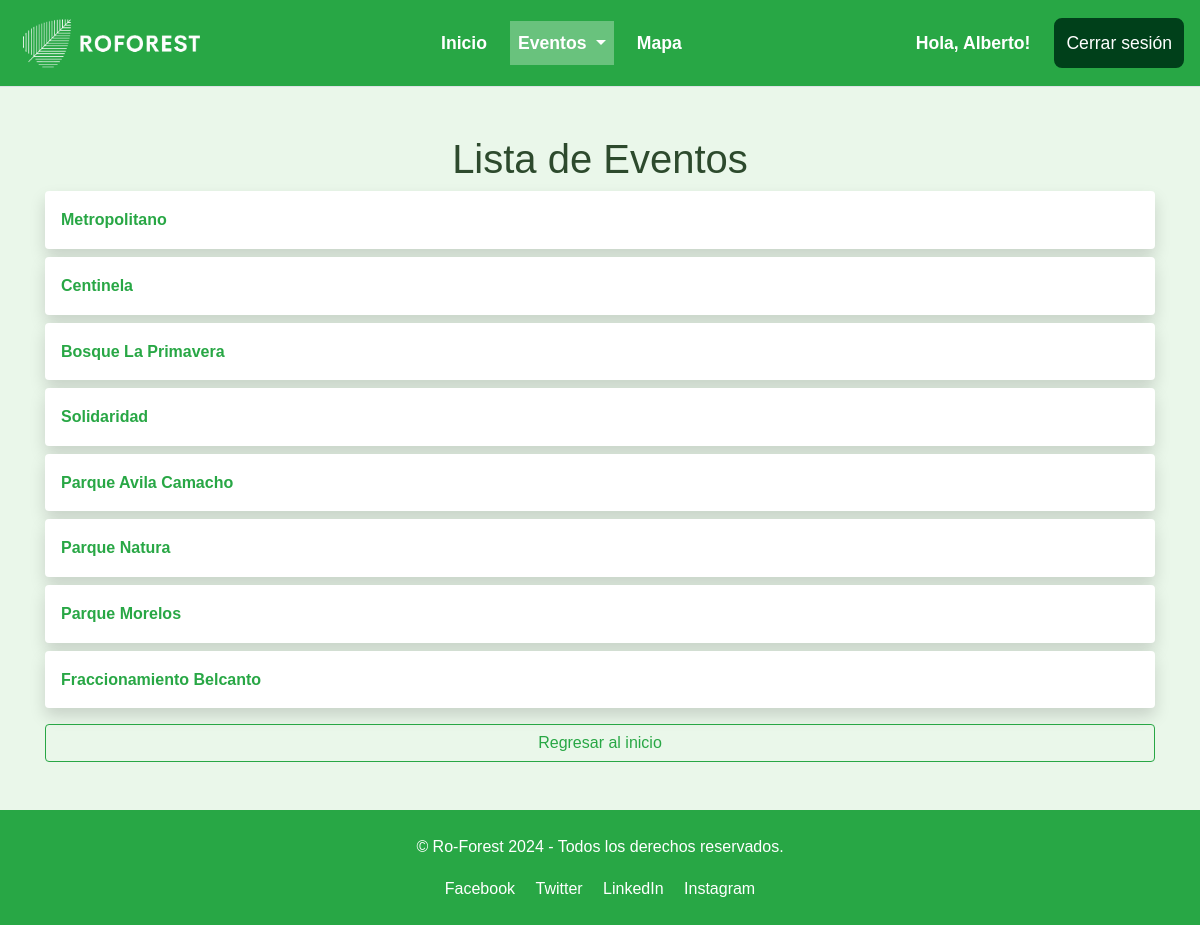
The page /eventos/ (signed in) on the database its author committed.
### eventos/models.py (models this page shows, shortened)
class Evento(models.Model):
    nombre = models.CharField(max_length=200)
    descripcion = models.TextField()
    fecha = models.DateField()  # Solo fecha
    hora = models.CharField(
        max_length=8,
        validators=[RegexValidator(regex=r'^(0[1-9]|1[0-2]):[0-5][0-9] (AM|PM)$', message="Formato de hora inválido. Usa hh:mm AM/PM.")]
    )  # Hora en formato 12 horas
    ubicacion = models.CharField(
        max_length=50,
        validators=[RegexValidator(regex=r'^-?\d{1,2}\.\d+,\s*-?\d{1,3}\.\d+$', message="Formato de coordenada inválido. Usa 'latitud, longitud'.")]
    )  # Coordenadas
    max_participantes = models.IntegerField()
    participantes = models.ManyToManyField(User, related_name='eventos', blank=True)
    lider = models.ForeignKey(User, related_name='eventos_liderados', on_delete=models.CASCADE)

### eventos/views.py (the view)
# urls.py: path('', lista_eventos, name='eventos'),  # Asegúrate de que aquí está el nombre correcto
def lista_eventos(request):
    eventos = Evento.objects.all()
    es_lider = request.user.groups.filter(name="Líderes").exists() if request.user.is_authenticated else False
    return render(request, 'eventos/lista_eventos.html', {
        'eventos': eventos,
        'es_lider': es_lider
    })

### eventos/templates/eventos/lista_eventos.html (shortened to what this page needs)
{% load static %}
<!DOCTYPE html>
<html lang="es">
<head>
    <link rel="stylesheet" href="https://stackpath.bootstrapcdn.com/bootstrap/4.5.2/css/bootstrap.min.css">
    <link rel="stylesheet" href="{% static 'css/styles.css' %}">
</head>
<body>
    <nav class="navbar navbar-expand-lg navbar-light bg-success sticky-top border-bottom">
        <a class="navbar-brand" href="#">
            <img src="{% static 'imagenes/logo.png' %}" alt="Reforest Logo" style="height: 60px; width: auto;">
        </a>
        <div class="collapse navbar-collapse" id="navbarNav">
            <ul class="navbar-nav mx-auto">
                <li class="nav-item {% if request.path == '/inicio/' %}active{% endif %}">
                    <a class="nav-link text-white" href="{% url 'inicio' %}">Inicio</a>
                </li>
                <li class="nav-item dropdown {% if '/eventos' in request.path %}active{% endif %}">
                    <a class="nav-link dropdown-toggle text-white" href="#" id="eventsDropdown" role="button" data-toggle="dropdown" aria-haspopup="true" aria-expanded="false">
                        Eventos
                    </a>
                </li>
                <li class="nav-item {% if request.path == '/eventos/mapa/' %}active{% endif %}">
                    <a class="nav-link text-white" href="{% url 'mapa_eventos' %}">Mapa</a>
                </li>
            </ul>
            <ul class="navbar-nav">
                {% if user.is_authenticated %}
                    <li class="nav-item d-flex align-items-center">
                        <span class="nav-link text-white mr-3">Hola, {{ user.username }}!</span>
                        <form method="POST" action="{% url 'logout' %}">
                            <button type="submit" class="btn btn-signup">Cerrar sesión</button>
                        </form>
                    </li>
                {% endif %}
            </ul>
        </div>
    </nav>
    <div class="container my-5">
        <h1 class="text-center">Lista de Eventos</h1>
        <ul class="list-unstyled">
            {% for evento in eventos %}
                <li class="bg-white p-3 my-2 rounded shadow">
                    <a href="{% url 'detalle_evento' evento.id %}" class="text-success font-weight-bold">{{ evento.nombre }}</a>
                </li>
            {% endfor %}
        </ul>
        <a class="btn btn-outline-success d-block mx-auto" href="{% url 'inicio' %}">Regresar al inicio</a>
    </div>
    <footer class="bg-success text-white text-center py-4">
        <div class="container">
            <p>© Ro-Forest 2024 - Todos los derechos reservados.</p>
            <div>
                <a href="#" class="text-white mx-2">Facebook</a>
                <a href="#" class="text-white mx-2">Twitter</a>
                <a href="#" class="text-white mx-2">LinkedIn</a>
                <a href="#" class="text-white mx-2">Instagram</a>
            </div>
        </div>
    </footer>
</body>
</html>

### static/css/styles.css (style rules this page uses)
* { margin: 0; padding: 0; box-sizing: border-box; }
body { font-family: Arial, sans-serif; background-color: #eaf7ea; line-height: 1.6; color: #2d4a2d; }
button, .btn-login, .btn-signup, .btn-logout { padding: 10px; border-radius: 8px; cursor: pointer; font-size: 1.1em; margin: 10px 0; transition: background-color 0.3s ease; }
.btn-signup { background-color: #00401a; color: #fff; border: 2px solid #00401a; }
button { padding: 12px; border-radius: 8px; cursor: pointer; font-size: 1.1em; transition: background-color 0.3s ease; margin-top: 10px; }
.navbar-nav { display: flex; justify-content: flex-end; gap: 5px; }
.navbar-nav .nav-item { display: flex; align-items: center; margin-left: 0px; margin-right: 0px; }
.navbar-nav .nav-link { font-size: 1.1rem; font-weight: bold; transition: background-color 0.3s ease; }
.navbar-nav .nav-item.active .nav-link { background-color: rgba(255, 255, 255, 0.3); color: #fff !important; }
.navbar-nav .nav-link.text-white { margin-right: 10px; }

### rows shown on the page
Evento: nombre "Metropolitano"
Evento: nombre "Centinela"
Evento: nombre "Bosque La Primavera"
Evento: nombre "Solidaridad"
Evento: nombre "Parque Avila Camacho"
Evento: nombre "Parque Natura"
Evento: nombre "Parque Morelos"
Evento: nombre "Fraccionamiento Belcanto"

### other values the page prints
{{ user.username }} "Alberto"
